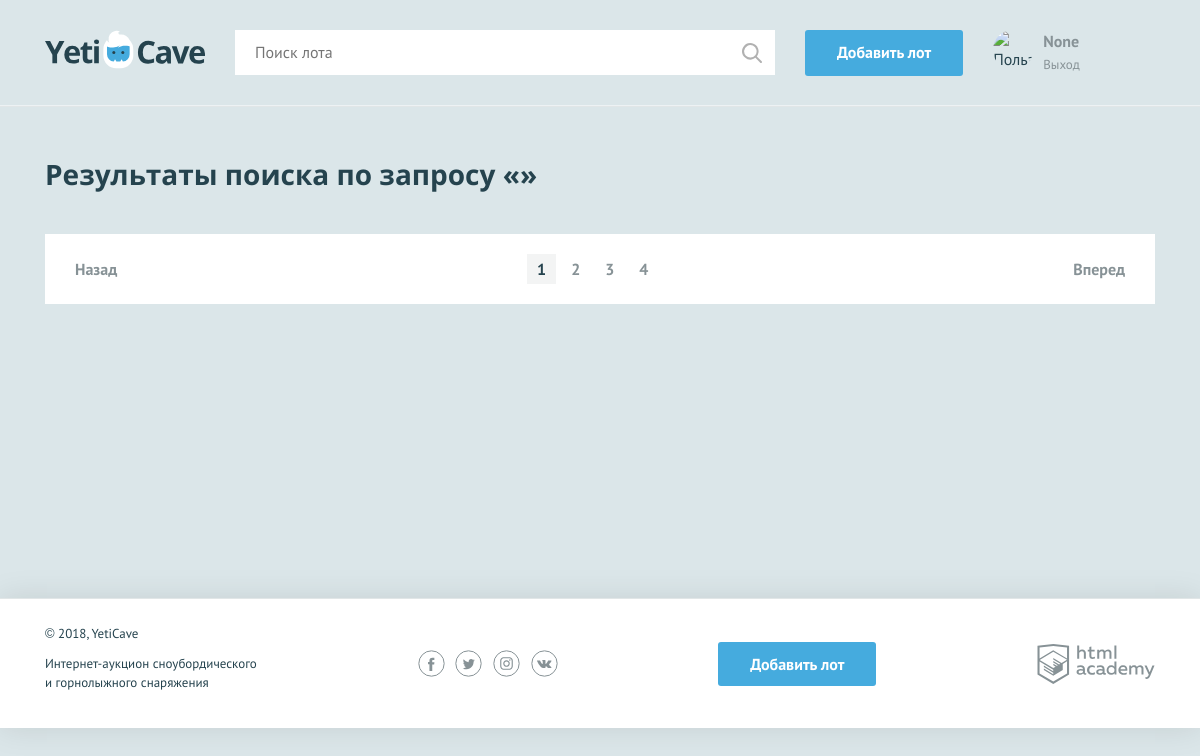
The app's page /search.php (signed in), older data.
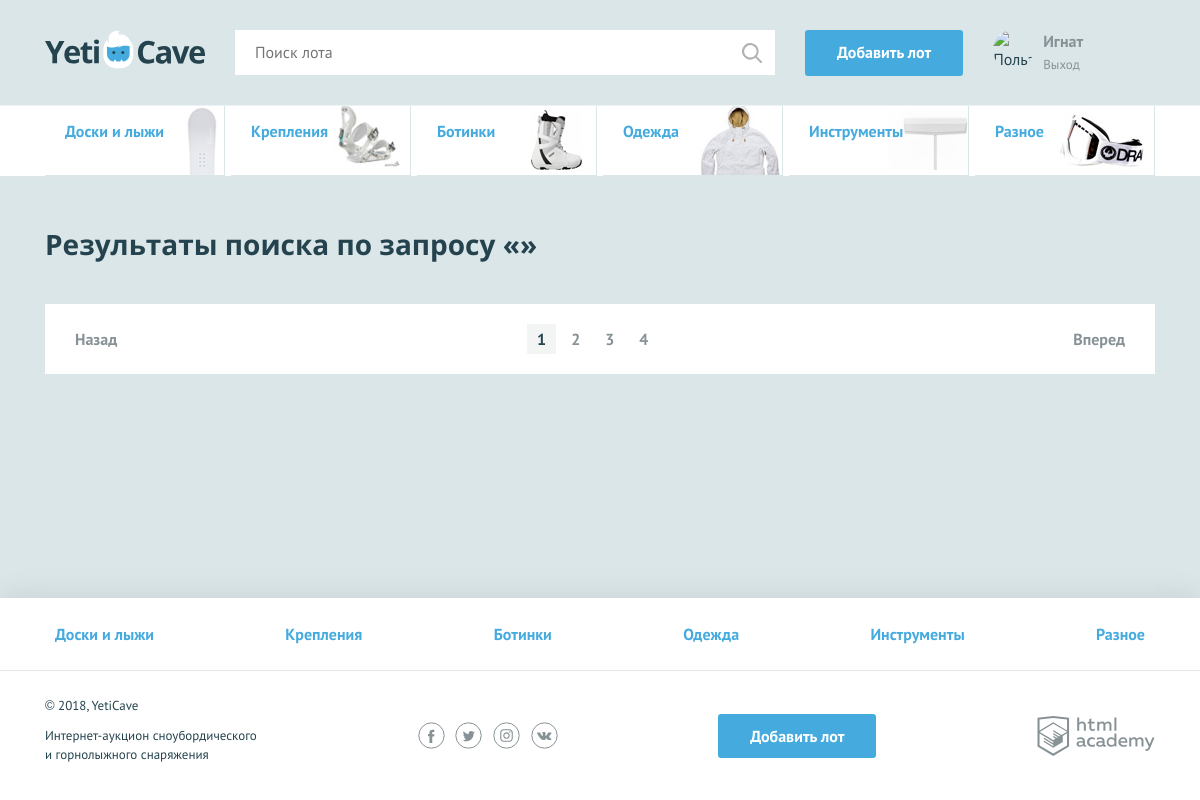
The same page, newer data.
### tables this page shows
CREATE TABLE categories (
    id INT AUTO_INCREMENT PRIMARY KEY,
    alias CHAR (128),
    title CHAR (128)
  );

### functions/functions.php (called while the page is built, shortened)
<?php
function include_template($name, $data) {
  $name = 'templates/' . $name;
  extract($data);
  require_once $name;
  return ob_get_clean();
}

### data.php (called while the page is built, shortened)
<?php
if (!empty($_SESSION['user'])) {
	$is_auth = 1;
	$user_name = $_SESSION['user']['name_user'];
	$user_avatar = $_SESSION['user']['avatar'];
} else {
	$is_auth = 0;
}

### templates/search.php (the view, shortened to what this page needs)
<main>
  <nav class="nav">
    <ul class="nav__list container">
      <?php foreach($categories as $category_name): ?>
      <li class="promo__item promo__item--<?= $category_name['alias']?>">
        <a class="promo__link" href="category.php?alias=<?= $category_name['alias']?>"><?= $category_name['title']; ?></a>
      </li>
      <?php endforeach; ?>
    </ul>
  </nav>
  <div class="container">
    <section class="lots">
      <h2>Результаты поиска по запросу «<span><?= $_GET['q']; ?></span>»</h2>
    </section>
    <ul class="pagination-list">
      <li class="pagination-item pagination-item-prev"><a>Назад</a></li>
      <li class="pagination-item pagination-item-active"><a>1</a></li>
      <li class="pagination-item"><a href="#">2</a></li>
      <li class="pagination-item"><a href="#">3</a></li>
      <li class="pagination-item"><a href="#">4</a></li>
      <li class="pagination-item pagination-item-next"><a href="#">Вперед</a></li>
    </ul>
  </div>
</main>

### templates/layout.php (shortened to what this page needs)
<!DOCTYPE html>
<html lang="ru">
<head>
  <link href="css/normalize.min.css" rel="stylesheet">
  <link href="css/style.css" rel="stylesheet">
</head>
<body>
<div class="page-wrapper">
  <header class="main-header">
    <div class="main-header__container container">
      <a class="main-header__logo" href="index.php">
        <img src="img/logo.svg" width="160" height="39" alt="Логотип компании YetiCave">
      </a>
      <form class="main-header__search" method="get" action="search.php">
        <input type="search" name="q" placeholder="Поиск лота">
        <input class="main-header__search-btn" type="submit" name="find" value="Найти">
      </form>
      <a class="main-header__add-lot button" href="add.php">Добавить лот</a>
      <nav class="user-menu">
        <?php if ($is_auth): ?>
          <div class="user-menu__image">
            <img src="img/<?=  !empty($user_avatar) ? $user_avatar : 'user.jpg' ?>" width="40" height="40" alt="Пользователь">
          </div>
          <div class="user-menu__logged">
            <p><?= $user_name; ?></p>
             <a href="logout.php">Выход</a>
          </div>
        <?php endif; ?>
      </nav>
    </div>
  </header>
  <?= $content; ?>
</div>
<footer class="main-footer">
	<nav class="nav">
		<ul class="nav__list container">
			<?php foreach($categories as $category_name):?>
				<li class="nav__item">
					<a href="category.php?alias=<?= $category_name['alias']?>"><?=  $category_name['title']; ?></a>
				</li>
			<?php endforeach; ?>
		</ul>
	</nav>
	<div class="main-footer__bottom container">
		<div class="main-footer__copyright">
			<p>© 2018, YetiCave</p>
			<p>Интернет-аукцион сноубордического и горнолыжного снаряжения</p>
		</div>
		<div class="main-footer__social social">
			<a class="social__link social__link--facebook" href="#">
			</a>
			<a class="social__link social__link--twitter" href="#">
			</a>
			<a class="social__link social__link--instagram" href="#">
			</a>
			<a class="social__link social__link--vkontakte" href="#">
			</a>
		</div>
		<a class="main-footer__add-lot button" href="add.php">Добавить лот</a>
		<div class="main-footer__developed-by">
			<a class="logo-academy" href="https://htmlacademy.ru/intensive/php">
			</a>
		</div>
	</div>
</footer>
</body>
</html>

Row changes from the older to the newer data that the page shows:
added categories: shows a picture, title "Доски и лыжи"
added categories: shows a picture, title "Крепления"
added categories: shows a picture, title "Ботинки"
added categories: shows a picture, title "Одежда"
added categories: shows a picture, title "Инструменты"
added categories: shows a picture, title "Разное"
Text that changed along with them:
$user_name: "None" → "Игнат"
